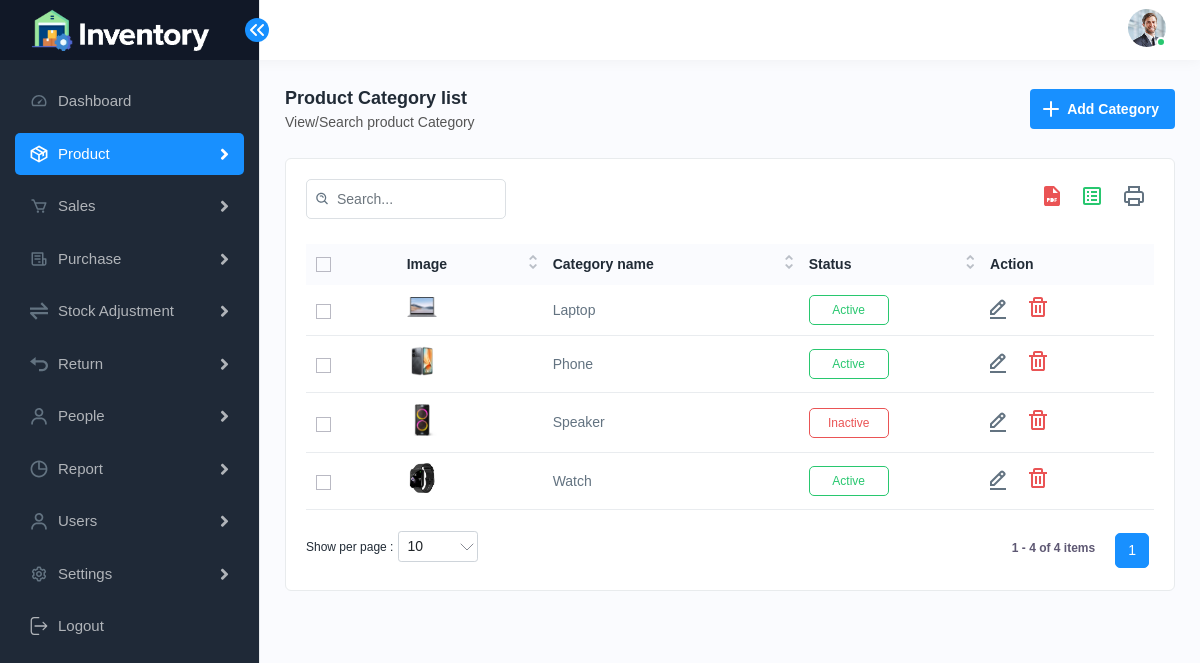
/admin/product/category-list.php (signed in), run on the app's committed database.
### tables this page shows
CREATE TABLE `general_settings` (
  `id` int(11) NOT NULL,
  `company_name` varchar(100) NOT NULL,
  `company_email` varchar(100) NOT NULL,
  `phone_number` varchar(20) NOT NULL,
  `currency` varchar(10) NOT NULL,
  `time_zone` varchar(50) NOT NULL,
  `date_format` varchar(20) NOT NULL,
  `company_logo` varchar(255) DEFAULT NULL,
  `favicon_icon` varchar(255) DEFAULT NULL,
  `address` text NOT NULL,
  `updated_at` timestamp NOT NULL DEFAULT current_timestamp() ON UPDATE current_timestamp()
);

CREATE TABLE `user` (
  `user_id` int(11) NOT NULL,
  `name` varchar(50) NOT NULL,
  `username` varchar(20) NOT NULL,
  `password` text NOT NULL,
  `email_id` text NOT NULL,
  `phone` varchar(20) NOT NULL,
  `role` enum('admin','user') NOT NULL,
  `image` varchar(255) DEFAULT NULL
);

CREATE TABLE `categories` (
  `id` int(11) NOT NULL,
  `name` varchar(100) NOT NULL,
  `status` enum('Active','Inactive') DEFAULT 'Active',
  `image` varchar(255) DEFAULT NULL,
  `updated_at` timestamp NOT NULL DEFAULT current_timestamp() ON UPDATE current_timestamp()
);

### admin/product/category-list.php (the view, shortened to what this page needs)
<?php include('../../login_check.php');
include('../../include/header.php');
include('../../db_connection.php');
$query = "SELECT * FROM categories ORDER BY id ASC";
$result = mysqli_query($conn, $query);
?>
<div class="page-wrapper">
    <div class="content">
        <div class="page-header">
            <div class="page-title">
                <h4>Product Category list</h4>
                <h6>View/Search product Category</h6>
            </div>
            <div class="page-btn">
                <a href="add-category.php" class="btn btn-added">
                    <img src="<?php echo SITE_URL; ?>assets/img/icons/plus.svg" class="me-1" alt="img">Add Category
                </a>
            </div>
        </div>
        <div class="card">
            <div class="card-body">
                <?php if (mysqli_num_rows($result) > 0) { ?>
                <div class="table-top">
                    <div class="search-set">
                        <div class="search-input">
                            <a class="btn btn-searchset">
                                <img src="<?php echo SITE_URL; ?>assets/img/icons/search-white.svg" alt="img">
                            </a>
                        </div>
                    </div>
                    <div class="wordset">
                        <ul>
                            <li>
                                <a data-bs-toggle="tooltip" data-bs-placement="top" title="pdf">
                                    <img src="<?php echo SITE_URL; ?>assets/img/icons/pdf.svg" alt="img">
                                </a>
                            </li>
                            <li>
                                <a data-bs-toggle="tooltip" data-bs-placement="top" title="excel">
                                    <img src="<?php echo SITE_URL; ?>assets/img/icons/excel.svg" alt="img">
                                </a>
                            </li>
                            <li>
                                <a data-bs-toggle="tooltip" data-bs-placement="top" title="print">
                                    <img src="<?php echo SITE_URL; ?>assets/img/icons/printer.svg" alt="img">
                                </a>
                            </li>
                        </ul>
                    </div>
                </div>
                <div class="table-responsive">
                    <table class="table datanew">
                        <thead>
                            <tr>
                                <th>
                                    <label class="checkboxs">
                                        <span class="checkmarks"></span>
                                    </label>
                                </th>
                                <th>Image</th>
                                <th>Category name</th>
                                <th>Status</th>
                                <th>Action</th>
                            </tr>
                        </thead>
                        <tbody>
                            <?php
                                while ($row = mysqli_fetch_assoc($result)) {
                                    $category_id = $row['id'];
                                    $name = $row['name'];
                                    $status = (strtolower($row['status']) == "active" || $row['status'] == 1) ? "Active" : "Inactive";
                                    $image = !empty($row['image']) ? SITE_URL . "uploads/category/" . $row['image'] : SITE_URL . "assets/img/placeholder.png";
                                    $class = ($status == 'Active') ? 'bg-lightgreen' : 'bg-lightred';
                                    echo "<tr>
                                            <td>
                                                <label class='checkboxs'>
                                                    <input type='checkbox'>
                                                    <span class='checkmarks'></span>
                                                </label>
                                            </td>
                                            <td>
                                                <a class='product-img'>
                                                    <img src='$image' alt='Category Image' width='50'>
                                                </a>
                                            </td>
                                            <td>$name</td>
                                            <td><span class='badges $class'>$status</span></td>
                                            <td>
                                                <a class='me-3' href='add-category.php?id=$category_id'>
                                                    <img src='" . SITE_URL . "assets/img/icons/edit.svg' alt='Edit'>
                                                </a>
                                                <a class='me-3 confirm-text' href='category-list.php?delete_id=$category_id' onclick='return confirm(\"Are you sure?\")'>
                                                    <img src='" . SITE_URL . "assets/img/icons/delete.svg' alt='Delete'>
                                                </a>
                                            </td>
                                        </tr>";
                                }
                            ?>
                        </tbody>
                    </table>
                </div>
                <?php } ?>
            </div>
        </div>
    </div>
</div>
</div>
<?php include('../../include/footer.php'); ?>

### include/header.php (shortened to what this page needs)
<?php include('config.php');
include($_SERVER['DOCUMENT_ROOT'] . "/projects/Inventory-Management-System/db_connection.php");
$user_id = $_SESSION['user_id'];
$query = "SELECT * FROM user WHERE user_id = ?";
$stmt = $conn->prepare($query);
$stmt->bind_param("i", $user_id);
$stmt->execute();
$result = $stmt->get_result();
$user = $result->fetch_assoc();
$general_settings = $conn->query("SELECT * FROM general_settings")->fetch_assoc();
$company_logo = !empty($general_settings['company_logo']) ? SITE_URL . 'uploads/logo/' . $general_settings['company_logo'] : SITE_URL . 'assets/img/inventory-logo.png';
?>
<!DOCTYPE html>
<html lang="en">
<head>
    <link rel="stylesheet" href="<?php echo SITE_URL; ?>assets/css/bootstrap.min.css">
    <link rel="stylesheet" href="<?php echo SITE_URL; ?>assets/css/animate.css">
    <link rel="stylesheet" href="<?php echo SITE_URL; ?>assets/plugins/select2/css/select2.min.css">
    <link rel="stylesheet" href="<?php echo SITE_URL; ?>assets/css/bootstrap-datetimepicker.min.css">
    <link rel="stylesheet" href="<?php echo SITE_URL; ?>assets/plugins/owlcarousel/owl.carousel.min.css">
    <link rel="stylesheet" href="<?php echo SITE_URL; ?>assets/plugins/owlcarousel/owl.theme.default.min.css">
    <link rel="stylesheet" href="<?php echo SITE_URL; ?>assets/css/dataTables.bootstrap4.min.css">
    <link rel="stylesheet" href="<?php echo SITE_URL; ?>assets/plugins/fontawesome/css/fontawesome.min.css">
    <link rel="stylesheet" href="<?php echo SITE_URL; ?>assets/plugins/fontawesome/css/all.min.css">
    <link rel="stylesheet" href="<?php echo SITE_URL; ?>assets/css/buttons.dataTables.min.css">
    <link rel="stylesheet" href="<?php echo SITE_URL; ?>assets/css/style.css">
</head>
<body>
    <div class="main-wrapper">
        <div class="header">
            <div class="header-left active">
                <a href="<?= DASHBOARD_URL ?>" class="logo">
                    <img src="<?php echo $company_logo; ?>" alt="">
                </a>
                <a id="toggle_btn" href="javascript:void(0);">
                </a>
            </div>
            <ul class="nav user-menu">
                <li class="nav-item dropdown has-arrow main-drop">
                    <a href="javascript:void(0);" class="dropdown-toggle nav-link userset" data-bs-toggle="dropdown">
                        <span class="user-img"><img src="<?php echo SITE_URL . 'uploads/profile/' . ($user['image'] ?? 'user.png'); ?>" alt="">
                            <span class="status online"></span></span>
                    </a>
                </li>
            </ul>
        </div>
        <div class="sidebar" id="sidebar">
            <div class="sidebar-inner slimscroll">
                <div id="sidebar-menu" class="sidebar-menu">
                    <ul>
                        <li class="">
                            <a href="<?= DASHBOARD_URL ?>"><img
                                    src="<?php echo SITE_URL; ?>assets/img/icons/dashboard.svg" alt="img"><span>
                                    Dashboard</span> </a>
                        </li>
                        <li class="submenu">
                            <a href="javascript:void(0);"><img src="<?php echo SITE_URL; ?>assets/img/icons/product.svg"
                                    alt="img"><span>
                                    Product</span> <span class="menu-arrow"></span></a>
                        </li>
                        <li class="submenu">
                            <a href="javascript:void(0);"><img src="<?php echo SITE_URL; ?>assets/img/icons/sales1.svg"
                                    alt="img"><span>
                                    Sales</span> <span class="menu-arrow"></span></a>
                        </li>
                        <li class="submenu">
                            <a href="javascript:void(0);"><img
                                    src="<?php echo SITE_URL; ?>assets/img/icons/purchase1.svg" alt="img"><span>
                                    Purchase</span> <span class="menu-arrow"></span></a>
                        </li>
                        <li class="submenu">
                            <a href="javascript:void(0);"><img
                                    src="<?php echo SITE_URL; ?>assets/img/icons/transfer1.svg" alt="img"><span>
                                    Stock Adjustment</span> <span class="menu-arrow"></span></a>
                        </li>
                        <li class="submenu">
                            <a href="javascript:void(0);"><img src="<?php echo SITE_URL; ?>assets/img/icons/return1.svg"
                                    alt="img"><span>
                                    Return</span> <span class="menu-arrow"></span></a>
                        </li>
                        <li class="submenu">
                            <a href="javascript:void(0);"><img src="<?php echo SITE_URL; ?>assets/img/icons/users1.svg"
                                    alt="img"><span>
                                    People</span> <span class="menu-arrow"></span></a>
                        </li>
                        <li class="submenu">
                            <a href="javascript:void(0);"><img src="<?php echo SITE_URL; ?>assets/img/icons/time.svg"
                                    alt="img"><span>
                                    Report</span> <span class="menu-arrow"></span></a>
                        </li>
                        <li class="submenu">
                            <a href="javascript:void(0);"><img src="<?php echo SITE_URL; ?>assets/img/icons/users1.svg"
                                    alt="img"><span>
                                    Users</span> <span class="menu-arrow"></span></a>
                        </li>
                        <li class="submenu">
                            <a href="javascript:void(0);"><img
                                    src="<?php echo SITE_URL; ?>assets/img/icons/settings.svg" alt="img"><span>
                                    Settings</span> <span class="menu-arrow"></span></a>
                        </li>
                        <li class="">
                            <a href="<?= LOGOUT_URL ?>">
                                <img src="<?php echo SITE_URL; ?>assets/img/icons/logout.svg" alt="img"><span>Logout</span>
                            </a>
                        </li>
                    </ul>
                </div>
            </div>
        </div>

### data on the page
general_settings: company_logo (picture)
user: image (picture)
categories: image (picture), name "Laptop", status "Active"
categories: image (picture), name "Phone", status "Active"
categories: image (picture), name "Speaker", status "Inactive"
categories: image (picture), name "Watch", status "Active"
